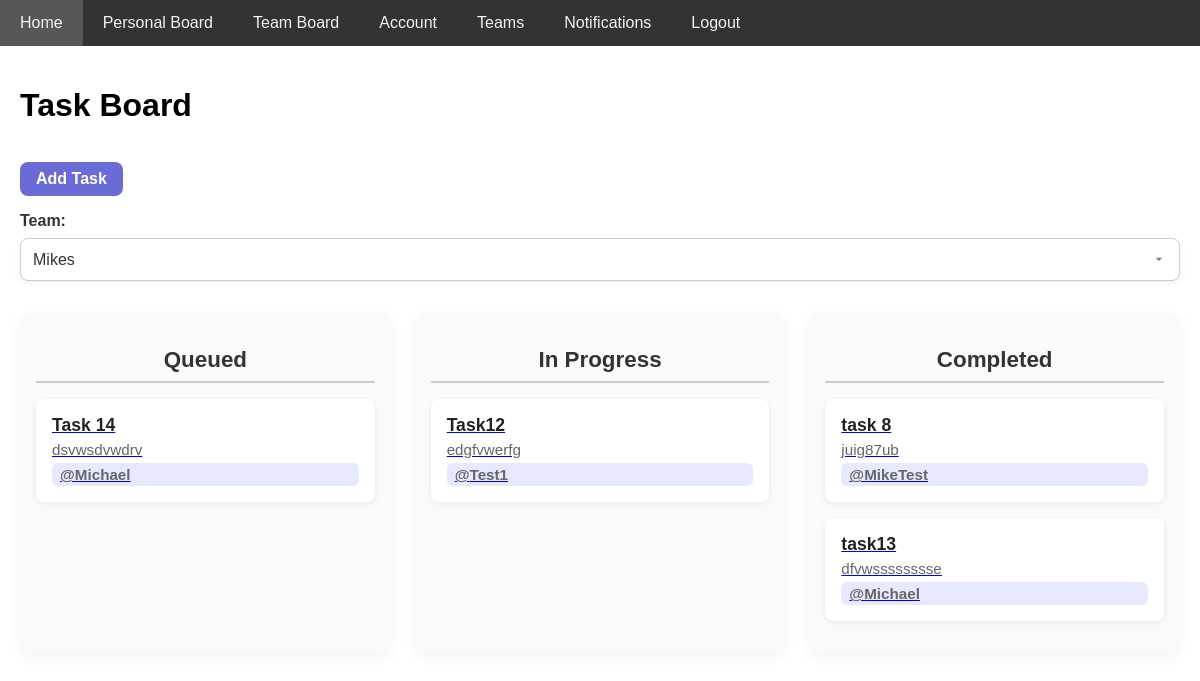
Page /teamboard/0 (signed in) on the committed database.
### TodoManagerApp/models.py (models this page shows)
class Todo(models.Model):
    userID = models.ForeignKey(User, on_delete=models.CASCADE, default=1)
    title = models.CharField(max_length=200)
    description = models.TextField(blank=True)
    status = models.CharField(
        max_length=20,
        choices=[
            ('queued', 'Queued'),
            ('in_progress', 'In Progress'),
            ('completed', 'Completed')
        ],
        default='queued'
    )
    created_at = models.DateTimeField(auto_now_add=True)
    teamID = models.ForeignKey('Team', on_delete=models.CASCADE, null=True, blank=True)

### TodoManagerApp/views.py (the view)
# urls.py: path("teamboard/<int:teamid>", views.team_board,name = "team-board"),
def team_board(request, teamid):
    if not request.user.is_authenticated:
        return redirect('/members/login_user')
    user_team_ids = UserTeams.objects.filter(user=request.user).values_list('team_id', flat=True)
    teams = Team.objects.filter(id__in=user_team_ids)
    if teamid:
        if teamid not in user_team_ids:
            return render(request, "teamboard.html", {"error": "Access denied.", "teams": teams})
        todos = Todo.objects.filter(teamID_id=teamid)
    else:
        teamid = user_team_ids.first()
        todos = Todo.objects.filter(teamID_id=teamid)
    return render(request, 'teamboard.html', {
        'todos': todos,
        'teams': teams,
        'current_team_id': teamid
    })

### TodoManagerApp/templates/teamboard.html (shortened to what this page needs)
{% extends 'base.html' %}
{% block content %}
<h1>Task Board</h1><a href="/addTask" class="AddNew">Add Task</a>
<div class="form-group">
    <label for="team" class="form-label">Team:</label>
    <select name="team" id="team-select" class="team-select">
        {% for team in teams %}
            <option value="{{ team.id }}" {% if team.id == current_team_id %}selected{% endif %}>
                {{ team.team_name }}
            </option>
        {% endfor %}
    </select>
</div>
<div class="board">
    <div class="column" id="queued">
        <h2>Queued</h2>
        {% for todo in todos %}
            {% if todo.status == "queued" %}
            <a href="/todoitem/{{todo.id}}">
                <div class="task">
                    <strong>{{ todo.title }}</strong><br>
                    <span>{{ todo.description }}</span>
                    <span class="task-user">@{{ todo.userID.username }}</span>
                </div>
            </a>
            {% endif %}
        {% endfor %}
    </div>
    <div class="column" id="in-progress">
        <h2>In Progress</h2>
        {% for todo in todos %}
            {% if todo.status == "in_progress" %}
            <a href="/todoitem/{{todo.id}}">
            <div class="task">
                <strong>{{ todo.title }}</strong><br>
                <span>{{ todo.description }}</span>
                <span class="task-user">@{{ todo.userID.username }}</span>
            </div>
        </a>
            {% endif %}
        {% endfor %}
    </div>
    <div class="column" id="completed">
        <h2>Completed</h2>
        {% for todo in todos %}
            {% if todo.status == "completed" %}
            <a href="/todoitem/{{todo.id}}">
            <div class="task">
                <strong>{{ todo.title }}</strong><br>
                <span>{{ todo.description }}</span>
                <span class="task-user">@{{ todo.userID.username }}</span>
            </div>
        </a>
            {% endif %}
        {% endfor %}
    </div>
</div>
{% endblock %}

### TodoManagerApp/templates/base.html (style rules this page uses)
body { margin: 0; font-family: Arial, sans-serif; }

### TodoManagerApp/templates/teamboard.html (style rules this page uses)
.board { display: flex; gap: 1.5rem; margin-top: 2rem; flex-wrap: wrap; }
.column { flex: 1; min-width: 250px; background-color: #fafafa; padding: 1rem; border-radius: 12px; box-shadow: 0 4px 12px rgba(0,0,0,0.05); }
.column h2 { text-align: center; font-size: 1.4rem; margin-bottom: 1rem; color: #333; border-bottom: 2px solid #ccc; padding-bottom: 0.5rem; }
.task { background-color: #ffffff; padding: 1rem; margin-bottom: 1rem; border-radius: 8px; box-shadow: 0 2px 6px rgba(0,0,0,0.07); transition: transform 0.2s ease; }
.task strong { font-size: 1.1rem; color: #222; }
.task span { display: block; margin-top: 0.3rem; color: #666; font-size: 0.95rem; }
.AddNew { display: inline-block; margin-top: 1rem; margin-bottom: 1rem; padding: 0.5rem 1rem; background-color: #6b6bd6; color: white; text-decoration: none; border-radius: 8px; font-weight: bold; transition: background-color 0.3s ease; }
.task-user { display: inline-block; font-weight: 700; color: #6b6bd6; background-color: #e6e9ff; padding: 0.2rem 0.5rem; border-radius: 6px; font-size: 0.9rem; margin-top: 0.4rem; }
.form-group { margin-bottom: 1.5rem; display: flex; flex-direction: column; }
.form-label { font-weight: 600; margin-bottom: 0.5rem; color: #333; }
.team-select { width: 100%; padding: 0.75rem; font-size: 1rem; font-weight: 500; color: #333; border: 1px solid #ccc; border-radius: 8px; background-color: #fff; box-shadow: 0 2px 6px rgba(0, 0, 0, 0.05); transition: border-color 0.3s ease, box-shadow 0.3s ease; appearance: none; background-repeat: no-repeat; background-position: right 0.75rem center; background-size: 1rem; }
.form-label { font-weight: 600; font-size: 1rem; margin-bottom: 0.5rem; color: #333; }

### rows in the picture
Todo: title "Task 14", description "dsvwsdvwdrv", userID.username "Michael"
Todo: title "Task12", description "edgfvwerfg", userID.username "Test1"
Todo: title "task 8", description "juig87ub", userID.username "MikeTest"
Todo: title "task13", description "dfvwsssssssse", userID.username "Michael"

### other values in the picture
form field team "Mikes"
